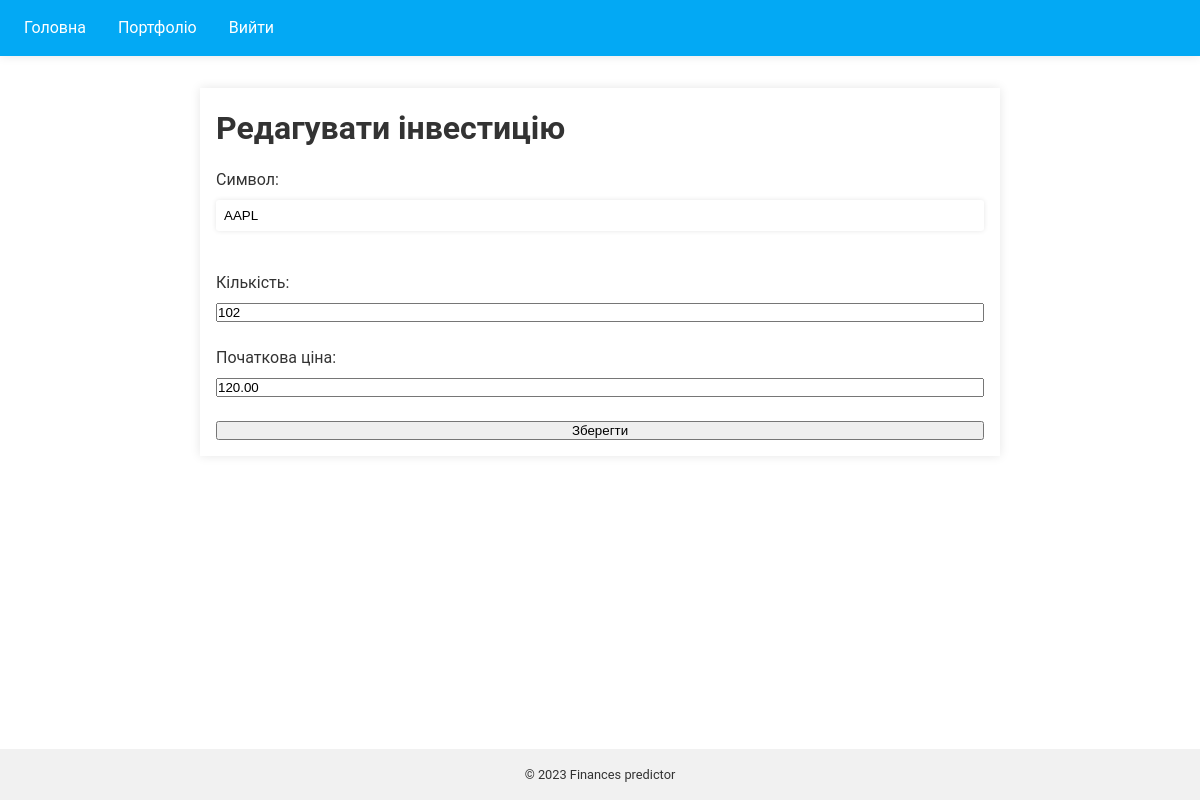
The app's page /edit_investment/5/ (signed in) with its own data.
### finances/models.py (models this page shows, shortened)
class Investment(models.Model):
    portfolio = models.ForeignKey(Portfolio, on_delete=models.CASCADE, related_name='investments')
    symbol = models.CharField(max_length=10)
    quantity = models.PositiveIntegerField(default=0)
    purchase_price = models.DecimalField(max_digits=12, decimal_places=2, default=0.00)
    current_market_value = models.DecimalField(max_digits=12, decimal_places=2, default=0.00)
    created_at = models.DateTimeField(auto_now_add=True)
    updated_at = models.DateTimeField(auto_now=True)
    class Meta:
        app_label = 'finances'

### finances/views.py (the view, shortened to what this page needs)
# urls.py: path('edit_investment/<int:investment_id>/', views.edit_investment, name='edit_investment'),
@login_required
def edit_investment(request, investment_id):
    portfolio = Portfolio.objects.get(user=request.user)
    investment = Investment.objects.get(pk=investment_id)
    return render(request, 'edit_investment.html', {'investment': investment})

### templates/edit_investment.html (shortened to what this page needs)
{% extends 'base.html' %}
{% block content %}
  <h1>Редагувати інвестицію</h1>
  <form method="POST">
    <label for="symbol">Символ:</label>
    <input type="text" name="symbol" id="symbol" value="{{ investment.symbol }}" required><br>
    <label for="quantity">Кількість:</label>
    <input type="number" name="quantity" id="quantity" min="1" value="{{ investment.quantity }}" required><br>
    <label for="purchase_price">Початкова ціна:</label>
    <input type="number" name="purchase_price" id="purchase_price" min="0.01" step="0.01" value="{{ investment.purchase_price }}" required><br>
    <button type="submit">Зберегти</button>
  </form>
{% endblock %}

### static/main.css (style rules this page uses)
* { margin: 0; padding: 0; box-sizing: border-box; }
body { font-family: 'Roboto', sans-serif; font-size: 16px; line-height: 1.5; color: #333; }
main h1 { font-size: 2rem; margin-bottom: 1rem; }
form { display: flex; flex-direction: column; margin-top: 1rem; }
label { margin-bottom: 0.5rem; }
input[type="text"], input[type="password"] { padding: 0.5rem; margin-bottom: 1rem; border: none; border-radius: 3px; box-shadow: 0 0 5px rgba(0, 0, 0, 0.1); }

### records on screen
Investment: symbol "AAPL", quantity "102", purchase_price "120.00"
